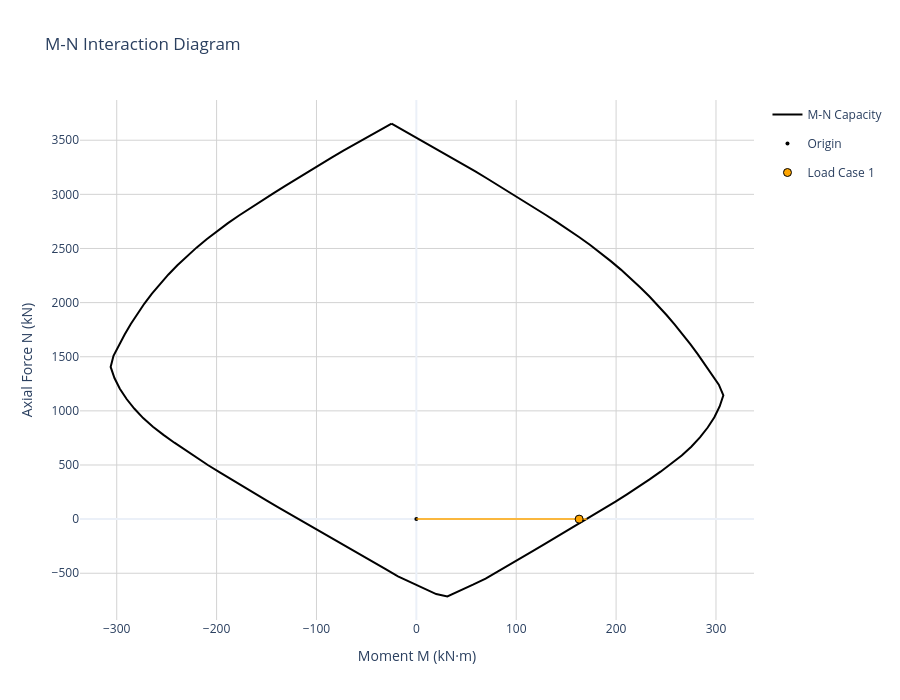
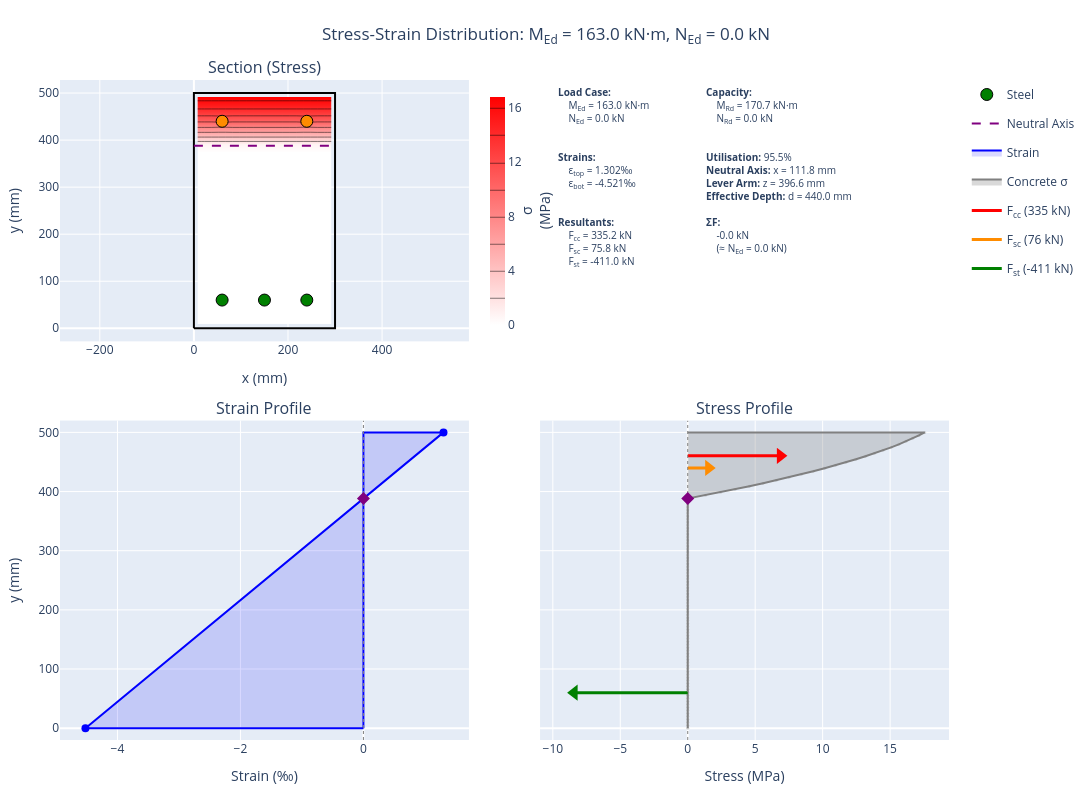

Here is the notebook cell these charts were saved with, in order:
### Code cell
# Create M-N interaction diagram
rect_diagram = create_interaction_diagram(
    section=rect_section,
    concrete=concrete,
    concrete_model_type=ConcreteModelType.PARABOLA_RECTANGLE,  # EC2 Fig 3.3
    steel_model_type=SteelModelType.INCLINED,                  # With strain hardening
    n_fibres_width=20,
    n_fibres_height=30,
)

loadcases = []

forces_dict = {
    "M_Ed": moment,
    "N_Ed": axial
    }

loadcases.append(forces_dict)

rect_diagram.plot_mn(
    load_points=loadcases,
    show_vectors=True,
    show=True
    )

rect_diagram.plot_stress_strain(
    M_Ed=moment,
    N_Ed=axial,
    height=800,
    show=False,
    section_render="filled")

### Figure 1 — Plotly figure (JSON) as saved in the notebook; plotly's stock layout.template omitted (floating-point values rounded to 4 significant figures)
{"data": [{"hovertemplate": "M: %{x:.1f} kN·m<br>N: %{y:.1f} kN<extra></extra>", "line": {"color": "black", "width": 2}, "mode": "lines", "name": "M-N Capacity", "type": "scatter", "x": [-24.82, -12.79, -0.6601, 11.42, 23.43, 35.38, 47.25, 59.06, 70.81, 82.52, 94.18, 105.8, 117.4, 128.9, 140.4, 151.7, 162.8, 173.7, 184.3, 194.7, 204.8, 214.5, 224.0, 233.2, 242.0, 250.5, 258.7, 266.7, 274.3, 281.7, 288.9, 295.9, 302.8, 307.4, 303.7, 298.4, 291.7, 283.9, 275.3, 265.7, 255.3, 244.5, 233.5, 222.3, 210.9, 199.4, 187.7, 176.0, 164.2, 152.4, 140.5, 128.7, 116.9, 105.0, 93.06, 81.29, 69.36, 56.72, 43.89, 31.05, 19.88, 7.015, -5.766, -18.4, -30.32, -42.21, -54.18, -66.17, -78.15, -90.11, -102.0, -114.0, -125.9, -137.8, -149.7, -161.6, -173.4, -185.2, -196.8, -208.4, -219.8, -231.2, -242.2, -253.2, -263.8, -273.5, -282.2, -290.1, -296.9, -302.3, -306.1, -303.2, -297.8, -292.0, -285.9, -279.3, -272.3, -264.7, -256.7, -248.2, -239.2, -229.9, -220.1, -210.0, -199.5, -188.6, -177.5, -166.2, -154.7, -143.2, -131.7, -120.0, -108.4, -96.67, -84.89, -73.03, -61.09, -49.05, -36.91, -24.82], "y": [3653.0, 3591.0, 3529.0, 3467.0, 3404.0, 3341.0, 3276.0, 3212.0, 3146.0, 3081.0, 3015.0, 2948.0, 2881.0, 2814.0, 2746.0, 2677.0, 2607.0, 2534.0, 2459.0, 2383.0, 2305.0, 2224.0, 2142.0, 2059.0, 1973.0, 1886.0, 1797.0, 1707.0, 1616.0, 1523.0, 1430.0, 1337.0, 1242.0, 1144.0, 1041.0, 941.2, 846.2, 755.5, 669.0, 587.7, 511.4, 438.2, 366.7, 296.5, 228.5, 160.9, 95.04, 29.37, -35.62, -100.2, -164.6, -229.4, -293.7, -357.7, -421.4, -486.5, -549.8, -605.9, -659.9, -713.5, -692.3, -638.8, -584.3, -528.1, -464.5, -400.4, -337.3, -274.3, -211.1, -147.7, -84.18, -20.48, 43.11, 106.8, 170.6, 235.0, 299.8, 364.7, 431.2, 497.8, 566.0, 634.8, 705.9, 778.0, 852.9, 933.0, 1019.0, 1109.0, 1204.0, 1303.0, 1406.0, 1508.0, 1607.0, 1705.0, 1802.0, 1898.0, 1991.0, 2083.0, 2173.0, 2260.0, 2345.0, 2428.0, 2508.0, 2586.0, 2661.0, 2734.0, 2805.0, 2874.0, 2942.0, 3009.0, 3076.0, 3143.0, 3209.0, 3274.0, 3339.0, 3404.0, 3467.0, 3530.0, 3591.0, 3653.0]}, {"hovertemplate": "Origin (0,0)<extra></extra>", "marker": {"color": "black", "size": 4, "symbol": "circle"}, "mode": "markers", "name": "Origin", "type": "scatter", "x": [0], "y": [0]}, {"hoverinfo": "skip", "legendgroup": "lc_0", "line": {"color": "orange", "dash": "solid", "width": 1.5}, "mode": "lines", "showlegend": false, "type": "scatter", "x": [0, 163], "y": [0, 0]}, {"hoverinfo": "skip", "legendgroup": "lc_0", "line": {"color": "orange", "dash": "dash", "width": 1.5}, "mode": "lines", "showlegend": false, "type": "scatter", "x": [163, 170.7], "y": [0, 0]}, {"hovertemplate": "<b>Load Case 1</b><br>N_Ed: 0.0 kN<br>M_Ed: 163.0 kN·m<br>N_Rd: 0.0 kN<br>M_Rd: 170.7 kN·m<br>Utilization: 95.5%<br>Status: ✓ PASS<extra></extra>", "legendgroup": "lc_0", "marker": {"color": "orange", "line": {"color": "black", "width": 1}, "size": 8, "symbol": "circle"}, "mode": "markers", "name": "Load Case 1", "type": "scatter", "x": [163], "y": [0]}], "layout": {"height": 700, "legend": {"x": 1.02, "xanchor": "left", "y": 1, "yanchor": "top"}, "title": {"text": "M-N Interaction Diagram"}, "width": 900, "xaxis": {"gridcolor": "lightgray", "range": [-336.8, 338.1], "title": {"text": "Moment M (kN·m)"}, "zeroline": true}, "yaxis": {"gridcolor": "lightgray", "range": [-931.9, 3872.0], "title": {"text": "Axial Force N (kN)"}, "zeroline": true}}}

### Figure 2 — Plotly figure (JSON) as saved in the notebook; plotly's stock layout.template omitted (floating-point values rounded to 4 significant figures; data arrays with more than 128 entries replaced by an {"elided": "..."} marker saying what was removed)
{"data": [{"line": {"color": "black", "width": 2}, "mode": "lines", "name": "Section outline", "showlegend": false, "type": "scatter", "x": [0, 300, 300, 0, 0], "xaxis": "x", "y": [0, 0, 500, 500, 0], "yaxis": "y"}, {"colorbar": {"len": 0.3762, "lenmode": "fraction", "thickness": 15, "title": {"side": "right", "text": "σ<br>(MPa)"}, "x": 0.472, "xanchor": "left", "y": 0.802, "yanchor": "middle"}, "colorscale": [[0, "white"], [1, "red"]], "contours": {"coloring": "heatmap"}, "hovertemplate": "x: %{x:.1f} mm<br>y: %{y:.1f} mm<br>σ: %{z:.2f} MPa<extra>Concrete</extra>", "name": "Concrete", "showlegend": false, "showscale": true, "type": "contour", "x": [7.5, 22.5, 37.5, 52.5, 67.5, 82.5, 97.5, 112.5, 127.5, 142.5, 157.5, 172.5, 187.5, 202.5, 217.5, 232.5, 247.5, 262.5, 277.5, 292.5], "xaxis": "x", "y": [8.333, 25.0, 41.67, 58.33, 75.0, 91.67, 108.3, 125.0, 141.7, 158.3, 175.0, 191.7, 208.3, 225.0, 241.7, 258.3, 275.0, 291.7, 308.3, 325.0, 341.7, 358.3, 375.0, 391.7, 408.3, 425.0, 441.7, 458.3, 475.0, 491.7], "yaxis": "y", "z": {"elided": "30x20 float values"}, "zmax": 16.84, "zmin": 0}, {"customdata": [[-436.1, -3.822, -137.0], [-436.1, -3.822, -137.0], [-436.1, -3.822, -137.0], [120.7, 0.6033, 37.9], [120.7, 0.6033, 37.9]], "hovertemplate": "x: %{x:.1f} mm<br>y: %{y:.1f} mm<br>σ: %{customdata[0]:.1f} MPa<br>ε: %{customdata[1]:.3f} ‰<br>F: %{customdata[2]:.1f} kN<br><extra>Steel</extra>", "marker": {"color": ["green", "green", "green", "darkorange", "darkorange"], "line": {"color": "black", "width": 1}, "size": 12}, "mode": "markers", "name": "Steel", "showlegend": true, "type": "scatter", "x": [60.0, 150.0, 240.0, 60.0, 240.0], "xaxis": "x", "y": [60.0, 60.0, 60.0, 440.0, 440.0], "yaxis": "y"}, {"line": {"color": "purple", "dash": "dash", "width": 2}, "mode": "lines", "name": "Neutral Axis", "showlegend": true, "type": "scatter", "x": [0, 300], "xaxis": "x", "y": [388.2, 388.2], "yaxis": "y"}, {"fill": "toself", "fillcolor": "rgba(0, 0, 255, 0.15)", "hovertemplate": "ε: %{x:.3f} ‰<br>y: %{y:.1f} mm<extra></extra>", "line": {"color": "blue", "width": 2}, "mode": "lines", "name": "Strain", "type": "scatter", "x": [0, -4.521, 1.302, 0, 0], "xaxis": "x3", "y": [0, 0, 500, 500, 0], "yaxis": "y3"}, {"hovertemplate": "ε: %{x:.3f} ‰<br>y: %{y:.1f} mm<extra></extra>", "marker": {"color": "blue", "size": 8}, "mode": "markers", "showlegend": false, "type": "scatter", "x": [-4.521, 1.302], "xaxis": "x3", "y": [0, 500], "yaxis": "y3"}, {"line": {"color": "gray", "dash": "dot", "width": 1}, "mode": "lines", "showlegend": false, "type": "scatter", "x": [0, 0], "xaxis": "x3", "y": [-20, 520], "yaxis": "y3"}, {"hovertemplate": "Neutral Axis<br>y: 388.2 mm<extra></extra>", "marker": {"color": "purple", "size": 10, "symbol": "diamond"}, "mode": "markers", "name": "NA", "showlegend": false, "type": "scatter", "x": [0], "xaxis": "x3", "y": [388.2], "yaxis": "y3"}, {"fill": "toself", "fillcolor": "rgba(128, 128, 128, 0.3)", "hoverinfo": "skip", "legendgroup": "concrete_stress", "line": {"color": "gray", "width": 2}, "mode": "lines", "name": "Concrete σ", "type": "scatter", "x": [0.0, 0.0, 0.0, 0.0, 0.0, 0.0, 0.0, 0.0, 0.0, 0.0, 0.0, 0.0, 0.0, 0.0, 0.0, 0.0, 0.0, 0.0, 0.0, 0.0, 0.0, 0.0, 0.0, 0.0, 0.0, 0.0, 0.0, 0.0, 0.0, 0.0, 0.0, 0.0, 0.0, 0.0, 0.0, 0.0, 0.0, 0.0, 0.0, 0.0, 0.0, 0.0, 0.0, 0.0, 0.0, 0.0, 0.0, 0.0, 0.0, 0.0, 0.0, 0.0, 0.0, 0.0, 0.0, 0.0, 0.0, 0.0, 0.0, 0.0, 0.0, 0.0, 0.0, 0.0, 0.0, 0.0, 0.0, 0.0, 0.0, 0.0, 0.0, 0.0, 0.0, 0.0, 0.0, 0.0, 0.0, 0.0, 0.1609, 1.315, 2.435, 3.52, 4.57, 5.586, 6.568, 7.514, 8.426, 9.304, 10.15, 10.96, 11.73, 12.47, 13.17, 13.84, 14.48, 15.08, 15.65, 16.18, 16.67, 17.14, 17.56, 0.0], "xaxis": "x4", "y": [0.0, 0.0, 5.051, 10.1, 15.15, 20.2, 25.25, 30.3, 35.35, 40.4, 45.45, 50.51, 55.56, 60.61, 65.66, 70.71, 75.76, 80.81, 85.86, 90.91, 95.96, 101.0, 106.1, 111.1, 116.2, 121.2, 126.3, 131.3, 136.4, 141.4, 146.5, 151.5, 156.6, 161.6, 166.7, 171.7, 176.8, 181.8, 186.9, 191.9, 197.0, 202.0, 207.1, 212.1, 217.2, 222.2, 227.3, 232.3, 237.4, 242.4, 247.5, 252.5, 257.6, 262.6, 267.7, 272.7, 277.8, 282.8, 287.9, 292.9, 298.0, 303.0, 308.1, 313.1, 318.2, 323.2, 328.3, 333.3, 338.4, 343.4, 348.5, 353.5, 358.6, 363.6, 368.7, 373.7, 378.8, 383.8, 388.9, 393.9, 399.0, 404.0, 409.1, 414.1, 419.2, 424.2, 429.3, 434.3, 439.4, 444.4, 449.5, 454.5, 459.6, 464.6, 469.7, 474.7, 479.8, 484.8, 489.9, 494.9, 500.0, 500.0], "yaxis": "y4"}, {"hovertemplate": "%{text}<extra>Concrete</extra>", "legendgroup": "concrete_stress", "marker": {"color": "gray", "opacity": 0.3, "size": 3}, "mode": "markers", "showlegend": false, "text": ["σ: 0.00 MPa<br>ε: -4.521 ‰<br>y: 0.0 mm", "σ: 0.00 MPa<br>ε: -4.462 ‰<br>y: 5.1 mm", "σ: 0.00 MPa<br>ε: -4.403 ‰<br>y: 10.1 mm", "σ: 0.00 MPa<br>ε: -4.344 ‰<br>y: 15.2 mm", "σ: 0.00 MPa<br>ε: -4.285 ‰<br>y: 20.2 mm", "σ: 0.00 MPa<br>ε: -4.227 ‰<br>y: 25.3 mm", "σ: 0.00 MPa<br>ε: -4.168 ‰<br>y: 30.3 mm", "σ: 0.00 MPa<br>ε: -4.109 ‰<br>y: 35.4 mm", "σ: 0.00 MPa<br>ε: -4.050 ‰<br>y: 40.4 mm", "σ: 0.00 MPa<br>ε: -3.991 ‰<br>y: 45.5 mm", "σ: 0.00 MPa<br>ε: -3.933 ‰<br>y: 50.5 mm", "σ: 0.00 MPa<br>ε: -3.874 ‰<br>y: 55.6 mm", "σ: 0.00 MPa<br>ε: -3.815 ‰<br>y: 60.6 mm", "σ: 0.00 MPa<br>ε: -3.756 ‰<br>y: 65.7 mm", "σ: 0.00 MPa<br>ε: -3.697 ‰<br>y: 70.7 mm", "σ: 0.00 MPa<br>ε: -3.638 ‰<br>y: 75.8 mm", "σ: 0.00 MPa<br>ε: -3.580 ‰<br>y: 80.8 mm", "σ: 0.00 MPa<br>ε: -3.521 ‰<br>y: 85.9 mm", "σ: 0.00 MPa<br>ε: -3.462 ‰<br>y: 90.9 mm", "σ: 0.00 MPa<br>ε: -3.403 ‰<br>y: 96.0 mm", "σ: 0.00 MPa<br>ε: -3.344 ‰<br>y: 101.0 mm", "σ: 0.00 MPa<br>ε: -3.286 ‰<br>y: 106.1 mm", "σ: 0.00 MPa<br>ε: -3.227 ‰<br>y: 111.1 mm", "σ: 0.00 MPa<br>ε: -3.168 ‰<br>y: 116.2 mm", "σ: 0.00 MPa<br>ε: -3.109 ‰<br>y: 121.2 mm", "σ: 0.00 MPa<br>ε: -3.050 ‰<br>y: 126.3 mm", "σ: 0.00 MPa<br>ε: -2.991 ‰<br>y: 131.3 mm", "σ: 0.00 MPa<br>ε: -2.933 ‰<br>y: 136.4 mm", "σ: 0.00 MPa<br>ε: -2.874 ‰<br>y: 141.4 mm", "σ: 0.00 MPa<br>ε: -2.815 ‰<br>y: 146.5 mm", "σ: 0.00 MPa<br>ε: -2.756 ‰<br>y: 151.5 mm", "σ: 0.00 MPa<br>ε: -2.697 ‰<br>y: 156.6 mm", "σ: 0.00 MPa<br>ε: -2.639 ‰<br>y: 161.6 mm", "σ: 0.00 MPa<br>ε: -2.580 ‰<br>y: 166.7 mm", "σ: 0.00 MPa<br>ε: -2.521 ‰<br>y: 171.7 mm", "σ: 0.00 MPa<br>ε: -2.462 ‰<br>y: 176.8 mm", "σ: 0.00 MPa<br>ε: -2.403 ‰<br>y: 181.8 mm", "σ: 0.00 MPa<br>ε: -2.345 ‰<br>y: 186.9 mm", "σ: 0.00 MPa<br>ε: -2.286 ‰<br>y: 191.9 mm", "σ: 0.00 MPa<br>ε: -2.227 ‰<br>y: 197.0 mm", "σ: 0.00 MPa<br>ε: -2.168 ‰<br>y: 202.0 mm", "σ: 0.00 MPa<br>ε: -2.109 ‰<br>y: 207.1 mm", "σ: 0.00 MPa<br>ε: -2.050 ‰<br>y: 212.1 mm", "σ: 0.00 MPa<br>ε: -1.992 ‰<br>y: 217.2 mm", "σ: 0.00 MPa<br>ε: -1.933 ‰<br>y: 222.2 mm", "σ: 0.00 MPa<br>ε: -1.874 ‰<br>y: 227.3 mm", "σ: 0.00 MPa<br>ε: -1.815 ‰<br>y: 232.3 mm", "σ: 0.00 MPa<br>ε: -1.756 ‰<br>y: 237.4 mm", "σ: 0.00 MPa<br>ε: -1.698 ‰<br>y: 242.4 mm", "σ: 0.00 MPa<br>ε: -1.639 ‰<br>y: 247.5 mm", "σ: 0.00 MPa<br>ε: -1.580 ‰<br>y: 252.5 mm", "σ: 0.00 MPa<br>ε: -1.521 ‰<br>y: 257.6 mm", "σ: 0.00 MPa<br>ε: -1.462 ‰<br>y: 262.6 mm", "σ: 0.00 MPa<br>ε: -1.403 ‰<br>y: 267.7 mm", "σ: 0.00 MPa<br>ε: -1.345 ‰<br>y: 272.7 mm", "σ: 0.00 MPa<br>ε: -1.286 ‰<br>y: 277.8 mm", "σ: 0.00 MPa<br>ε: -1.227 ‰<br>y: 282.8 mm", "σ: 0.00 MPa<br>ε: -1.168 ‰<br>y: 287.9 mm", "σ: 0.00 MPa<br>ε: -1.109 ‰<br>y: 292.9 mm", "σ: 0.00 MPa<br>ε: -1.051 ‰<br>y: 298.0 mm", "σ: 0.00 MPa<br>ε: -0.992 ‰<br>y: 303.0 mm", "σ: 0.00 MPa<br>ε: -0.933 ‰<br>y: 308.1 mm", "σ: 0.00 MPa<br>ε: -0.874 ‰<br>y: 313.1 mm", "σ: 0.00 MPa<br>ε: -0.815 ‰<br>y: 318.2 mm", "σ: 0.00 MPa<br>ε: -0.757 ‰<br>y: 323.2 mm", "σ: 0.00 MPa<br>ε: -0.698 ‰<br>y: 328.3 mm", "σ: 0.00 MPa<br>ε: -0.639 ‰<br>y: 333.3 mm", "σ: 0.00 MPa<br>ε: -0.580 ‰<br>y: 338.4 mm", "σ: 0.00 MPa<br>ε: -0.521 ‰<br>y: 343.4 mm", "σ: 0.00 MPa<br>ε: -0.462 ‰<br>y: 348.5 mm", "σ: 0.00 MPa<br>ε: -0.404 ‰<br>y: 353.5 mm", "σ: 0.00 MPa<br>ε: -0.345 ‰<br>y: 358.6 mm", "σ: 0.00 MPa<br>ε: -0.286 ‰<br>y: 363.6 mm", "σ: 0.00 MPa<br>ε: -0.227 ‰<br>y: 368.7 mm", "σ: 0.00 MPa<br>ε: -0.168 ‰<br>y: 373.7 mm", "σ: 0.00 MPa<br>ε: -0.110 ‰<br>y: 378.8 mm", "σ: 0.00 MPa<br>ε: -0.051 ‰<br>y: 383.8 mm", "σ: 0.16 MPa<br>ε: 0.008 ‰<br>y: 388.9 mm", "σ: 1.32 MPa<br>ε: 0.067 ‰<br>y: 393.9 mm", "σ: 2.43 MPa<br>ε: 0.126 ‰<br>y: 399.0 mm", "σ: 3.52 MPa<br>ε: 0.185 ‰<br>y: 404.0 mm", "σ: 4.57 MPa<br>ε: 0.243 ‰<br>y: 409.1 mm", "σ: 5.59 MPa<br>ε: 0.302 ‰<br>y: 414.1 mm", "σ: 6.57 MPa<br>ε: 0.361 ‰<br>y: 419.2 mm", "σ: 7.51 MPa<br>ε: 0.420 ‰<br>y: 424.2 mm", "σ: 8.43 MPa<br>ε: 0.479 ‰<br>y: 429.3 mm", "σ: 9.30 MPa<br>ε: 0.537 ‰<br>y: 434.3 mm", "σ: 10.15 MPa<br>ε: 0.596 ‰<br>y: 439.4 mm", "σ: 10.96 MPa<br>ε: 0.655 ‰<br>y: 444.4 mm", "σ: 11.73 MPa<br>ε: 0.714 ‰<br>y: 449.5 mm", "σ: 12.47 MPa<br>ε: 0.773 ‰<br>y: 454.5 mm", "σ: 13.17 MPa<br>ε: 0.831 ‰<br>y: 459.6 mm", "σ: 13.84 MPa<br>ε: 0.890 ‰<br>y: 464.6 mm", "σ: 14.48 MPa<br>ε: 0.949 ‰<br>y: 469.7 mm", "σ: 15.08 MPa<br>ε: 1.008 ‰<br>y: 474.7 mm", "σ: 15.65 MPa<br>ε: 1.067 ‰<br>y: 479.8 mm", "σ: 16.18 MPa<br>ε: 1.126 ‰<br>y: 484.8 mm", "σ: 16.67 MPa<br>ε: 1.184 ‰<br>y: 489.9 mm", "σ: 17.14 MPa<br>ε: 1.243 ‰<br>y: 494.9 mm", "σ: 17.56 MPa<br>ε: 1.302 ‰<br>y: 500.0 mm"], "type": "scatter", "x": [0.0, 0.0, 0.0, 0.0, 0.0, 0.0, 0.0, 0.0, 0.0, 0.0, 0.0, 0.0, 0.0, 0.0, 0.0, 0.0, 0.0, 0.0, 0.0, 0.0, 0.0, 0.0, 0.0, 0.0, 0.0, 0.0, 0.0, 0.0, 0.0, 0.0, 0.0, 0.0, 0.0, 0.0, 0.0, 0.0, 0.0, 0.0, 0.0, 0.0, 0.0, 0.0, 0.0, 0.0, 0.0, 0.0, 0.0, 0.0, 0.0, 0.0, 0.0, 0.0, 0.0, 0.0, 0.0, 0.0, 0.0, 0.0, 0.0, 0.0, 0.0, 0.0, 0.0, 0.0, 0.0, 0.0, 0.0, 0.0, 0.0, 0.0, 0.0, 0.0, 0.0, 0.0, 0.0, 0.0, 0.0, 0.1609, 1.315, 2.435, 3.52, 4.57, 5.586, 6.568, 7.514, 8.426, 9.304, 10.15, 10.96, 11.73, 12.47, 13.17, 13.84, 14.48, 15.08, 15.65, 16.18, 16.67, 17.14, 17.56], "xaxis": "x4", "y": [0.0, 5.051, 10.1, 15.15, 20.2, 25.25, 30.3, 35.35, 40.4, 45.45, 50.51, 55.56, 60.61, 65.66, 70.71, 75.76, 80.81, 85.86, 90.91, 95.96, 101.0, 106.1, 111.1, 116.2, 121.2, 126.3, 131.3, 136.4, 141.4, 146.5, 151.5, 156.6, 161.6, 166.7, 171.7, 176.8, 181.8, 186.9, 191.9, 197.0, 202.0, 207.1, 212.1, 217.2, 222.2, 227.3, 232.3, 237.4, 242.4, 247.5, 252.5, 257.6, 262.6, 267.7, 272.7, 277.8, 282.8, 287.9, 292.9, 298.0, 303.0, 308.1, 313.1, 318.2, 323.2, 328.3, 333.3, 338.4, 343.4, 348.5, 353.5, 358.6, 363.6, 368.7, 373.7, 378.8, 383.8, 388.9, 393.9, 399.0, 404.0, 409.1, 414.1, 419.2, 424.2, 429.3, 434.3, 439.4, 444.4, 449.5, 454.5, 459.6, 464.6, 469.7, 474.7, 479.8, 484.8, 489.9, 494.9, 500.0], "yaxis": "y4"}, {"hovertemplate": "F<sub>cc</sub> = 335.2 kN<br>y = 460.3 mm<extra>Concrete Compression</extra>", "legendgroup": "F<sub>cc</sub>", "line": {"color": "red", "width": 3}, "mode": "lines", "name": "F<sub>cc</sub> (335 kN)", "type": "scatter", "x": [0, 6.867], "xaxis": "x4", "y": [460.3, 460.3], "yaxis": "y4"}, {"hoverinfo": "skip", "legendgroup": "F<sub>cc</sub>", "marker": {"color": "red", "size": 14, "symbol": "triangle-right"}, "mode": "markers", "showlegend": false, "type": "scatter", "x": [6.867], "xaxis": "x4", "y": [460.3], "yaxis": "y4"}, {"hovertemplate": "F<sub>sc</sub> = 75.8 kN<br>y = 440.0 mm<extra>Steel Compression</extra>", "legendgroup": "F<sub>sc</sub>", "line": {"color": "darkorange", "width": 3}, "mode": "lines", "name": "F<sub>sc</sub> (76 kN)", "type": "scatter", "x": [0, 1.553], "xaxis": "x4", "y": [440, 440], "yaxis": "y4"}, {"hoverinfo": "skip", "legendgroup": "F<sub>sc</sub>", "marker": {"color": "darkorange", "size": 14, "symbol": "triangle-right"}, "mode": "markers", "showlegend": false, "type": "scatter", "x": [1.553], "xaxis": "x4", "y": [440], "yaxis": "y4"}, {"hovertemplate": "F<sub>st</sub> = -411.0 kN<br>y = 60.0 mm<extra>Steel Tension</extra>", "legendgroup": "F<sub>st</sub>", "line": {"color": "green", "width": 3}, "mode": "lines", "name": "F<sub>st</sub> (-411 kN)", "type": "scatter", "x": [0, -8.42], "xaxis": "x4", "y": [60, 60], "yaxis": "y4"}, {"hoverinfo": "skip", "legendgroup": "F<sub>st</sub>", "marker": {"color": "green", "size": 14, "symbol": "triangle-left"}, "mode": "markers", "showlegend": false, "type": "scatter", "x": [-8.42], "xaxis": "x4", "y": [60], "yaxis": "y4"}, {"line": {"color": "gray", "dash": "dot", "width": 1}, "mode": "lines", "showlegend": false, "type": "scatter", "x": [0, 0], "xaxis": "x4", "y": [-20, 520], "yaxis": "y4"}, {"hovertemplate": "Neutral Axis<br>y: 388.2 mm<extra></extra>", "marker": {"color": "purple", "size": 10, "symbol": "diamond"}, "mode": "markers", "showlegend": false, "type": "scatter", "x": [0], "xaxis": "x4", "y": [388.2], "yaxis": "y4"}], "layout": {"annotations": [{"font": {"size": 16}, "showarrow": false, "text": "Section (Stress)", "x": 0.23, "xanchor": "center", "xref": "paper", "y": 1, "yanchor": "bottom", "yref": "paper"}, {"font": {"size": 16}, "showarrow": false, "text": "Strain Profile", "x": 0.23, "xanchor": "center", "xref": "paper", "y": 0.484, "yanchor": "bottom", "yref": "paper"}, {"font": {"size": 16}, "showarrow": false, "text": "Stress Profile", "x": 0.77, "xanchor": "center", "xref": "paper", "y": 0.484, "yanchor": "bottom", "yref": "paper"}, {"align": "left", "font": {"size": 10}, "showarrow": false, "text": "<b>Load Case:</b><br>&nbsp;&nbsp;&nbsp;&nbsp;M<sub>Ed</sub> = 163.0 kN·m<br>&nbsp;&nbsp;&nbsp;&nbsp;N<sub>Ed</sub> = 0.0 kN<br><br><br><b>Strains:</b><br>&nbsp;&nbsp;&nbsp;&nbsp;ε<sub>top</sub> = 1.302‰<br>&nbsp;&nbsp;&nbsp;&nbsp;ε<sub>bot</sub> = -4.521‰<br><br><br><b>Resultants:</b><br>&nbsp;&nbsp;&nbsp;&nbsp;F<sub>cc</sub> = 335.2 kN<br>&nbsp;&nbsp;&nbsp;&nbsp;F<sub>sc</sub> = 75.8 kN<br>&nbsp;&nbsp;&nbsp;&nbsp;F<sub>st</sub> = -411.0 kN<br>", "x": 0.5584, "xanchor": "left", "xref": "paper", "y": 0.996, "yanchor": "top", "yref": "paper"}, {"align": "left", "font": {"size": 10}, "showarrow": false, "text": "<b>Capacity:</b><br>&nbsp;&nbsp;&nbsp;&nbsp;M<sub>Rd</sub> = 170.7 kN·m<br>&nbsp;&nbsp;&nbsp;&nbsp;N<sub>Rd</sub> = 0.0 kN<br><br><br><b>Utilisation:</b> 95.5%<br><b>Neutral Axis:</b> x = 111.8 mm<br><b>Lever Arm:</b> z = 396.6 mm<br><b>Effective Depth:</b> d = 440.0 mm<br><br><b>ΣF:</b><br>&nbsp;&nbsp;&nbsp;&nbsp;-0.0 kN<br>&nbsp;&nbsp;&nbsp;&nbsp;(≈ N<sub>Ed</sub> = 0.0 kN)<br>", "x": 0.724, "xanchor": "left", "xref": "paper", "y": 0.996, "yanchor": "top", "yref": "paper"}], "height": 800, "legend": {"x": 1.02, "y": 1}, "margin": {"b": 60, "l": 60, "r": 120, "t": 80}, "showlegend": true, "title": {"text": "Stress-Strain Distribution: M<sub>Ed</sub> = 163.0 kN·m, N<sub>Ed</sub> = 0.0 kN", "x": 0.5}, "width": 1200, "xaxis": {"anchor": "y", "domain": [0, 0.46], "title": {"text": "x (mm)"}}, "xaxis2": {"anchor": "y2", "domain": [0.54, 1], "visible": false}, "xaxis3": {"anchor": "y3", "domain": [0, 0.46], "title": {"text": "Strain (‰)"}}, "xaxis4": {"anchor": "y4", "domain": [0.54, 1], "range": [-10.95, 19.37], "title": {"text": "Stress (MPa)"}}, "yaxis": {"anchor": "x", "domain": [0.604, 1], "scaleanchor": "x", "scaleratio": 1, "title": {"text": "y (mm)"}}, "yaxis2": {"anchor": "x2", "domain": [0.604, 1], "visible": false}, "yaxis3": {"anchor": "x3", "domain": [0, 0.484], "range": [-20, 520], "title": {"text": "y (mm)"}}, "yaxis4": {"anchor": "x4", "domain": [0, 0.484], "matches": "y3", "showticklabels": false}}}
